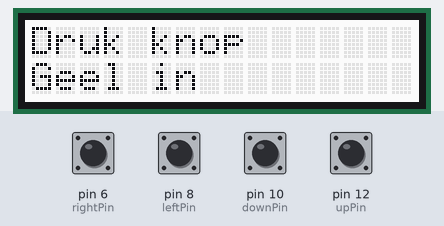
The sketch below on a simulated Arduino Uno, built with avr-gcc and run on an emulated ATmega328P. Parts: 16×2 character LCD. The test bench sets the inputs (shaded band); at power-on: pin 12 (upPin) HIGH, pin 6 (rightPin), pin 8 (leftPin), pin 10 (downPin) LOW.

Above: at 1.2 s.
1.3 s: pin 10 (downPin) pulled HIGH for 0.15 s
At 1.7 s:
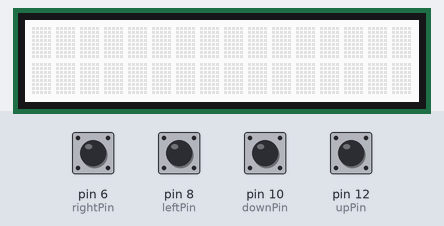
3.5 s: pin 6 (rightPin) pulled HIGH for 1 s
At 5.23 s:
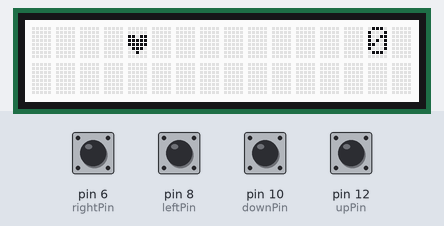
7.5 s: pin 10 (downPin) pulled HIGH for 0.15 s
At 7.75 s:
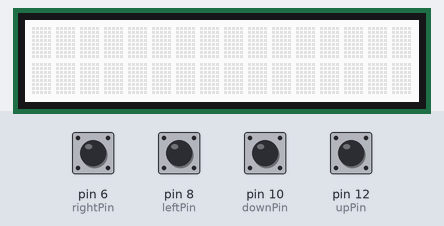
10.6 s: pin 8 (leftPin) pulled HIGH for 1 s
At 12.03 s:
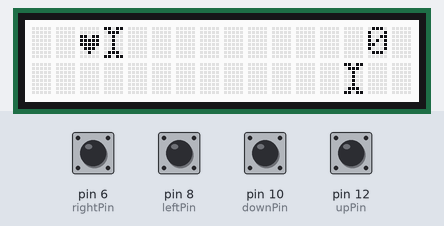
14.6 s: pin 8 (leftPin) pulled HIGH for 0.15 s
At 15.4 s:
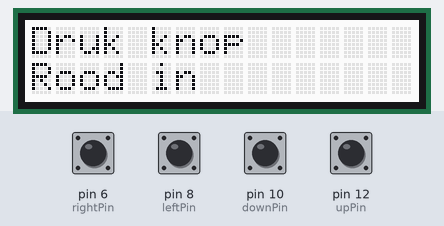
16.2 s: pin 6 (rightPin) pulled HIGH for 0.15 s
At 18.1 s:
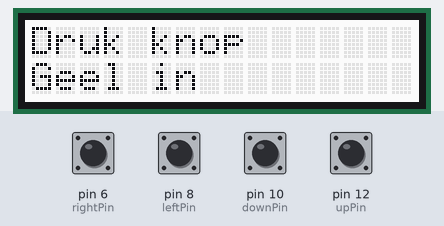
Timing chart, 0 to 19.2 s (numbered marks = the images above; inputs shaded):
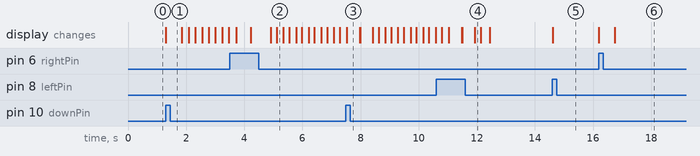

The sketch:

sketch_may18a.ino
```cpp
#include <Wire.h>
#include "rgb_lcd.h"

rgb_lcd lcd;

int upPin = 12;
int downPin = 10;
int leftPin = 8;
int rightPin = 6;

int playerX = 0;
int playerY = 1;
int boneX = 13;
int boneX2 = 20;
int boneY = 1;
int boneY2 = 0;

bool bot2 = false;

int pauze = 300;
long boneSnelheid = 200;

int gameStatus = 0;
const int BEGINSCHERM1 = 0;
const int BEGINSCHERM2 = 1;
const int SPELEN = 2;
const int GAMEOVER1 = 3;
const int GAMEOVER2 = 4;

int knopStatus = 1;
const int tUp = 1;
const int tDown = 2;
const int tLeft = 3;
const int tRight = 4;

int score = 0;

//characters(obstacle/player)
const byte player[8] = {
  0b00000,
  0b00000,
  0b11011,
  0b11111,
  0b11111,
  0b01110,
  0b00100,
  0b00000
};

const byte bone[8] = {
  0b11011,
  0b01110,
  0b00100,
  0b00100,
  0b00100,
  0b00100,
  0b01110,
  0b11011
};


void setup() {
  pinMode(upPin, INPUT);
  digitalWrite(upPin, HIGH);
  pinMode(downPin, INPUT);
  pinMode(leftPin, INPUT);
  pinMode(rightPin, INPUT);
  lcd.begin(16, 2);
 gameStatus == BEGINSCHERM1;
}

void loop() {

  if (gameStatus == BEGINSCHERM1) {
    lcd.print(" Knop 1&2 is ^ v");
    lcd.setCursor(0,1);
    lcd.print(" Knop 3&4 is < >");
    lcd.setCursor(0,0);
    }

  if(gameStatus == BEGINSCHERM1){
    if (digitalRead(upPin)== HIGH) {
    lcd.clear();
    lcd.print("Druk knop");
    lcd.setCursor(0,1);
    lcd.print("Geel in");
    lcd.setCursor(0,0);
   gameStatus = BEGINSCHERM2;
    }
  }

  if (gameStatus == BEGINSCHERM2){
    if (digitalRead(downPin)== HIGH){
    lcd.clear();
    gameStatus = SPELEN;
    delay(500);
    }
  }

  if (gameStatus == SPELEN){
    lcd.createChar(1, player);//maakt speler
    lcd.setCursor(playerX, playerY);//plek van speler
    lcd.write((byte)1);//print speler

    lcd.createChar(2, bone);//maakt bot obstakel
    lcd.setCursor(boneX, boneY);//plek van obstakel
    lcd.write((byte)2);//print bot

    lcd.createChar(2, bone);//maakt bot obstakel
    lcd.setCursor(boneX2, boneY2);//plek van obstakel
    lcd.write((byte)2);//print bot

    lcd.setCursor(14, 0);
    lcd.print(score);

    if (digitalRead(upPin)== HIGH) {
    knopStatus = tUp;
    if(knopStatus == tUp && playerY > 0){
      lcd.createChar(1, player);//maakt speler
     lcd.setCursor(playerX, playerY);//plek van speler
     lcd.write((byte)1);//print speler
     playerY = playerY - 1;
     delay(10);
     lcd.clear();

    }
    }

  if (digitalRead(downPin) == HIGH) {
    knopStatus = tDown;
  if(knopStatus == tDown && playerY < 2){
     lcd.createChar(1, player);//maakt speler
     lcd.setCursor(playerX, playerY);//plek van speler
     lcd.write((byte)1);//print speler
     playerY = playerY + 1;
     delay(10);
     lcd.clear();

    }
    }

  if (digitalRead(leftPin) == HIGH) {
      knopStatus = tLeft;
    if(knopStatus == tLeft && playerX > 0){
     lcd.createChar(1, player);//maakt speler
     lcd.setCursor(playerX, playerY);//plek van speler
     lcd.write((byte)1);//print speler
     playerX = playerX - 1;
     delay(10);
     lcd.clear();

    }
    }

 if (digitalRead(rightPin) == HIGH) {
    knopStatus = tRight;
    if(knopStatus == tRight && playerX < 13){
     lcd.createChar(1, player);//maakt speler
     lcd.setCursor(playerX, playerY);//plek van speler
     lcd.write((byte)1);//print speler
     playerX = playerX + 1;
     delay(10);
     lcd.clear();
    }

  }

  //aanvallen
  if(boneX <= 13){
    boneX--;
    delay(boneSnelheid);
    lcd.setCursor(boneX + 1, boneY);
    lcd.print(" ");
    }


    if(boneX < 0){
      boneX = 13;
      score + 1;
      }

    if(boneX2 < 0){
      boneX2 = 13;
      score + 1;
      }

    if(boneX == 1){
      bot2 = true;

      }

    if(bot2 == true){
      boneX2--;
      delay(boneSnelheid);
      lcd.setCursor(boneX2 + 1, boneY2);
      lcd.print(" ");
      }

  if (playerX == boneX && playerY == boneY || playerX == boneX2 && playerY == boneY2){
        gameStatus = GAMEOVER1;
    }
  }

  if (gameStatus == GAMEOVER1){
    lcd.clear();
    playerX = 0;
    playerY = 1;
    boneX = 13;
    boneX2 = 20;
    lcd.setCursor (4,0);
    lcd.print("GAMEOVER");
    lcd.setCursor (4, 1);
    lcd.print("score:" + score);
    }

  if (gameStatus == GAMEOVER1){
    if(digitalRead(leftPin)== HIGH){
    score = 0;
    lcd.clear();
    lcd.setCursor(0,0);
    lcd.print("Druk knop");
    lcd.setCursor(0,1);
    lcd.print("Rood in");
    gameStatus = GAMEOVER2;
    }
  }

  if (gameStatus == GAMEOVER2){
    if(digitalRead(rightPin)== HIGH) {
    lcd.clear();
    gameStatus = BEGINSCHERM1;
    delay(500);
    }
  }
}
```

Measured:
- after the input at 1.3 s, the display: changes at once (image 1)
- after the input at 3.5 s, the display: first changes after 0.22 s (image 2 shows a later state)
- after the input at 7.5 s, the display: changes at once (image 3)
- after the input at 10.6 s, the display: first differs from a run without the input after 0.44 s (image 4 shows a later state)
- after the input at 14.6 s, the display: changes at once (image 5)
- after the input at 16.2 s, the display: first changes at once (image 6 shows a later state)
